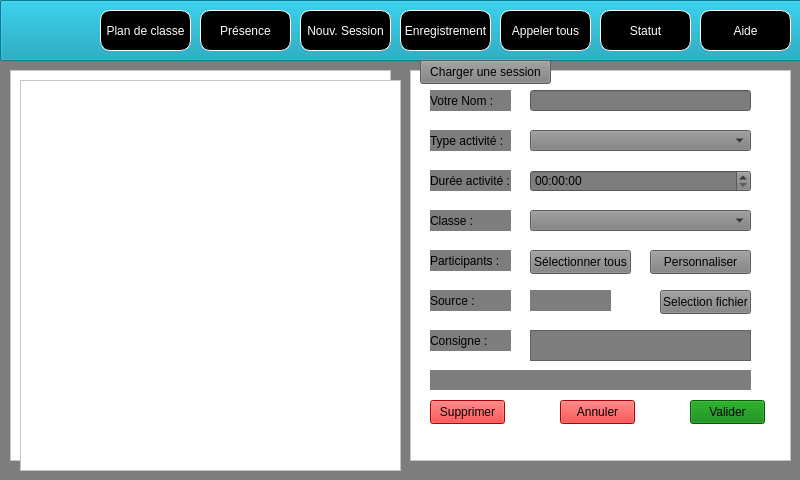
<?xml version="1.0" encoding="UTF-8"?>
<ui version="4.0">
 <class>MainWindow</class>
 <widget class="QMainWindow" name="MainWindow">
  <property name="geometry">
   <rect>
    <x>0</x>
    <y>0</y>
    <width>800</width>
    <height>480</height>
   </rect>
  </property>
  <property name="windowTitle">
   <string>MainWindow</string>
  </property>
  <property name="styleSheet">
   <string notr="true">background-color: #7D7D7D;
color: black;
</string>
  </property>
  <widget class="QWidget" name="centralwidget">
   <widget class="QPushButton" name="LigneHaut">
    <property name="enabled">
     <bool>false</bool>
    </property>
    <property name="geometry">
     <rect>
      <x>0</x>
      <y>0</y>
      <width>821</width>
      <height>61</height>
     </rect>
    </property>
    <property name="autoFillBackground">
     <bool>false</bool>
    </property>
    <property name="styleSheet">
     <string notr="true">background-color: rgb(0, 151, 178);</string>
    </property>
    <property name="text">
     <string/>
    </property>
   </widget>
   <widget class="QPushButton" name="PlanButton">
    <property name="geometry">
     <rect>
      <x>100</x>
      <y>10</y>
      <width>91</width>
      <height>41</height>
     </rect>
    </property>
    <property name="sizePolicy">
     <sizepolicy hsizetype="Preferred" vsizetype="Ignored">
      <horstretch>0</horstretch>
      <verstretch>0</verstretch>
     </sizepolicy>
    </property>
    <property name="styleSheet">
     <string notr="true">background-color: black;
font: 9pt &quot;Segoe UI&quot;;
color: white;
border: 1px solid white;
border-radius: 10px;</string>
    </property>
    <property name="text">
     <string>Plan de classe</string>
    </property>
   </widget>
   <widget class="QPushButton" name="PresenceButton">
    <property name="geometry">
     <rect>
      <x>200</x>
      <y>10</y>
      <width>91</width>
      <height>41</height>
     </rect>
    </property>
    <property name="sizePolicy">
     <sizepolicy hsizetype="Preferred" vsizetype="Ignored">
      <horstretch>0</horstretch>
      <verstretch>0</verstretch>
     </sizepolicy>
    </property>
    <property name="styleSheet">
     <string notr="true">background-color: black;
font: 9pt &quot;Segoe UI&quot;;
color: white;
border: 1px solid white;
border-radius: 10px;</string>
    </property>
    <property name="text">
     <string>Présence</string>
    </property>
   </widget>
   <widget class="QPushButton" name="SessionButton">
    <property name="geometry">
     <rect>
      <x>300</x>
      <y>10</y>
      <width>91</width>
      <height>41</height>
     </rect>
    </property>
    <property name="sizePolicy">
     <sizepolicy hsizetype="Preferred" vsizetype="Ignored">
      <horstretch>0</horstretch>
      <verstretch>0</verstretch>
     </sizepolicy>
    </property>
    <property name="styleSheet">
     <string notr="true">background-color: black;
font: 9pt &quot;Segoe UI&quot;;
color: white;
border: 1px solid white;
border-radius: 10px;</string>
    </property>
    <property name="text">
     <string>Nouv. Session</string>
    </property>
   </widget>
   <widget class="QPushButton" name="AppelButton">
    <property name="geometry">
     <rect>
      <x>500</x>
      <y>10</y>
      <width>91</width>
      <height>41</height>
     </rect>
    </property>
    <property name="sizePolicy">
     <sizepolicy hsizetype="Preferred" vsizetype="Ignored">
      <horstretch>0</horstretch>
      <verstretch>0</verstretch>
     </sizepolicy>
    </property>
    <property name="autoFillBackground">
     <bool>false</bool>
    </property>
    <property name="styleSheet">
     <string notr="true">background-color: black;
font: 9pt &quot;Segoe UI&quot;;
color: white;
border: 1px solid white;
border-radius: 10px;</string>
    </property>
    <property name="text">
     <string>Appeler tous</string>
    </property>
   </widget>
   <widget class="QPushButton" name="StatutButton">
    <property name="geometry">
     <rect>
      <x>600</x>
      <y>10</y>
      <width>91</width>
      <height>41</height>
     </rect>
    </property>
    <property name="sizePolicy">
     <sizepolicy hsizetype="MinimumExpanding" vsizetype="Ignored">
      <horstretch>0</horstretch>
      <verstretch>0</verstretch>
     </sizepolicy>
    </property>
    <property name="autoFillBackground">
     <bool>false</bool>
    </property>
    <property name="styleSheet">
     <string notr="true">background-color: black;
font: 9pt &quot;Segoe UI&quot;;
color: white;
border: 1px solid white;
border-radius: 10px;</string>
    </property>
    <property name="text">
     <string>Statut</string>
    </property>
   </widget>
   <widget class="QPushButton" name="AideButton">
    <property name="geometry">
     <rect>
      <x>700</x>
      <y>10</y>
      <width>91</width>
      <height>41</height>
     </rect>
    </property>
    <property name="sizePolicy">
     <sizepolicy hsizetype="Minimum" vsizetype="MinimumExpanding">
      <horstretch>5</horstretch>
      <verstretch>5</verstretch>
     </sizepolicy>
    </property>
    <property name="autoFillBackground">
     <bool>false</bool>
    </property>
    <property name="styleSheet">
     <string notr="true">background-color: black;
font: 9pt &quot;Segoe UI&quot;;
color: white;
border: 1px solid white;
border-radius: 10px;</string>
    </property>
    <property name="text">
     <string>Aide</string>
    </property>
   </widget>
   <widget class="QPushButton" name="EnregistrementButton">
    <property name="geometry">
     <rect>
      <x>400</x>
      <y>10</y>
      <width>91</width>
      <height>41</height>
     </rect>
    </property>
    <property name="sizePolicy">
     <sizepolicy hsizetype="Preferred" vsizetype="Ignored">
      <horstretch>0</horstretch>
      <verstretch>0</verstretch>
     </sizepolicy>
    </property>
    <property name="styleSheet">
     <string notr="true">background-color: black;
font: 9pt &quot;Segoe UI&quot;;
color: white;
border: 1px solid white;
border-radius: 10px;</string>
    </property>
    <property name="text">
     <string>Enregistrement</string>
    </property>
   </widget>
   <widget class="QGraphicsView" name="PlanClasse">
    <property name="geometry">
     <rect>
      <x>10</x>
      <y>70</y>
      <width>381</width>
      <height>391</height>
     </rect>
    </property>
    <property name="styleSheet">
     <string notr="true">background-color: white;</string>
    </property>
   </widget>
   <widget class="QGraphicsView" name="ParametrageSession">
    <property name="enabled">
     <bool>true</bool>
    </property>
    <property name="geometry">
     <rect>
      <x>410</x>
      <y>70</y>
      <width>381</width>
      <height>391</height>
     </rect>
    </property>
    <property name="styleSheet">
     <string notr="true">background-color: white;</string>
    </property>
   </widget>
   <widget class="QLabel" name="NameLabel">
    <property name="enabled">
     <bool>true</bool>
    </property>
    <property name="geometry">
     <rect>
      <x>430</x>
      <y>90</y>
      <width>81</width>
      <height>21</height>
     </rect>
    </property>
    <property name="styleSheet">
     <string notr="true"/>
    </property>
    <property name="text">
     <string>Votre Nom :</string>
    </property>
   </widget>
   <widget class="QLineEdit" name="NameLineEdit">
    <property name="enabled">
     <bool>true</bool>
    </property>
    <property name="geometry">
     <rect>
      <x>530</x>
      <y>90</y>
      <width>221</width>
      <height>21</height>
     </rect>
    </property>
   </widget>
   <widget class="QLabel" name="ChoixActLabel">
    <property name="enabled">
     <bool>true</bool>
    </property>
    <property name="geometry">
     <rect>
      <x>430</x>
      <y>130</y>
      <width>81</width>
      <height>21</height>
     </rect>
    </property>
    <property name="styleSheet">
     <string notr="true"/>
    </property>
    <property name="text">
     <string>Type activité :</string>
    </property>
   </widget>
   <widget class="QComboBox" name="ChoixActivite">
    <property name="enabled">
     <bool>true</bool>
    </property>
    <property name="geometry">
     <rect>
      <x>530</x>
      <y>130</y>
      <width>221</width>
      <height>21</height>
     </rect>
    </property>
    <property name="styleSheet">
     <string notr="true"/>
    </property>
   </widget>
   <widget class="QLabel" name="DureeLabel">
    <property name="enabled">
     <bool>true</bool>
    </property>
    <property name="geometry">
     <rect>
      <x>430</x>
      <y>170</y>
      <width>81</width>
      <height>21</height>
     </rect>
    </property>
    <property name="styleSheet">
     <string notr="true"/>
    </property>
    <property name="text">
     <string>Durée activité :</string>
    </property>
   </widget>
   <widget class="QTimeEdit" name="DureeActivite">
    <property name="enabled">
     <bool>true</bool>
    </property>
    <property name="geometry">
     <rect>
      <x>530</x>
      <y>170</y>
      <width>221</width>
      <height>22</height>
     </rect>
    </property>
   </widget>
   <widget class="QLabel" name="ConsigneLabel">
    <property name="enabled">
     <bool>true</bool>
    </property>
    <property name="geometry">
     <rect>
      <x>430</x>
      <y>330</y>
      <width>81</width>
      <height>21</height>
     </rect>
    </property>
    <property name="styleSheet">
     <string notr="true"/>
    </property>
    <property name="text">
     <string>Consigne :</string>
    </property>
   </widget>
   <widget class="QTextEdit" name="ConsigneTextEdit">
    <property name="enabled">
     <bool>true</bool>
    </property>
    <property name="geometry">
     <rect>
      <x>530</x>
      <y>330</y>
      <width>221</width>
      <height>31</height>
     </rect>
    </property>
   </widget>
   <widget class="QLabel" name="ClasseLabel">
    <property name="enabled">
     <bool>true</bool>
    </property>
    <property name="geometry">
     <rect>
      <x>430</x>
      <y>210</y>
      <width>81</width>
      <height>21</height>
     </rect>
    </property>
    <property name="styleSheet">
     <string notr="true"/>
    </property>
    <property name="text">
     <string>Classe :</string>
    </property>
   </widget>
   <widget class="QComboBox" name="ChoixClasse">
    <property name="enabled">
     <bool>true</bool>
    </property>
    <property name="geometry">
     <rect>
      <x>530</x>
      <y>210</y>
      <width>221</width>
      <height>21</height>
     </rect>
    </property>
   </widget>
   <widget class="QLabel" name="ParticipantsLabel">
    <property name="enabled">
     <bool>true</bool>
    </property>
    <property name="geometry">
     <rect>
      <x>430</x>
      <y>250</y>
      <width>81</width>
      <height>21</height>
     </rect>
    </property>
    <property name="styleSheet">
     <string notr="true"/>
    </property>
    <property name="text">
     <string>Participants :</string>
    </property>
   </widget>
   <widget class="QPushButton" name="selectAll">
    <property name="enabled">
     <bool>true</bool>
    </property>
    <property name="geometry">
     <rect>
      <x>530</x>
      <y>250</y>
      <width>101</width>
      <height>24</height>
     </rect>
    </property>
    <property name="styleSheet">
     <string notr="true">background-color: gray;</string>
    </property>
    <property name="text">
     <string>Sélectionner tous</string>
    </property>
   </widget>
   <widget class="QPushButton" name="selectManuel">
    <property name="enabled">
     <bool>true</bool>
    </property>
    <property name="geometry">
     <rect>
      <x>650</x>
      <y>250</y>
      <width>101</width>
      <height>24</height>
     </rect>
    </property>
    <property name="styleSheet">
     <string notr="true">background-color: gray;</string>
    </property>
    <property name="text">
     <string>Personnaliser</string>
    </property>
   </widget>
   <widget class="QPushButton" name="validButton">
    <property name="enabled">
     <bool>true</bool>
    </property>
    <property name="geometry">
     <rect>
      <x>690</x>
      <y>400</y>
      <width>75</width>
      <height>24</height>
     </rect>
    </property>
    <property name="styleSheet">
     <string notr="true">background-color: green;</string>
    </property>
    <property name="text">
     <string>Valider</string>
    </property>
   </widget>
   <widget class="QPushButton" name="echapButton">
    <property name="enabled">
     <bool>true</bool>
    </property>
    <property name="geometry">
     <rect>
      <x>560</x>
      <y>400</y>
      <width>75</width>
      <height>24</height>
     </rect>
    </property>
    <property name="styleSheet">
     <string notr="true">background-color: red;</string>
    </property>
    <property name="text">
     <string>Annuler</string>
    </property>
   </widget>
   <widget class="QPushButton" name="delButton">
    <property name="enabled">
     <bool>true</bool>
    </property>
    <property name="geometry">
     <rect>
      <x>430</x>
      <y>400</y>
      <width>75</width>
      <height>24</height>
     </rect>
    </property>
    <property name="styleSheet">
     <string notr="true">background-color: red;</string>
    </property>
    <property name="text">
     <string>Supprimer</string>
    </property>
   </widget>
   <widget class="QLabel" name="errorLabel">
    <property name="enabled">
     <bool>true</bool>
    </property>
    <property name="geometry">
     <rect>
      <x>430</x>
      <y>370</y>
      <width>321</width>
      <height>20</height>
     </rect>
    </property>
    <property name="styleSheet">
     <string notr="true">color: red;</string>
    </property>
    <property name="text">
     <string/>
    </property>
   </widget>
   <widget class="QLabel" name="SourceLabel">
    <property name="enabled">
     <bool>true</bool>
    </property>
    <property name="geometry">
     <rect>
      <x>430</x>
      <y>290</y>
      <width>81</width>
      <height>21</height>
     </rect>
    </property>
    <property name="styleSheet">
     <string notr="true"/>
    </property>
    <property name="text">
     <string>Source :</string>
    </property>
   </widget>
   <widget class="QPushButton" name="SourceButton">
    <property name="enabled">
     <bool>true</bool>
    </property>
    <property name="geometry">
     <rect>
      <x>660</x>
      <y>290</y>
      <width>91</width>
      <height>24</height>
     </rect>
    </property>
    <property name="styleSheet">
     <string notr="true">background-color: gray;</string>
    </property>
    <property name="text">
     <string>Selection fichier</string>
    </property>
   </widget>
   <widget class="QGraphicsView" name="ParametrageEleve">
    <property name="enabled">
     <bool>true</bool>
    </property>
    <property name="geometry">
     <rect>
      <x>20</x>
      <y>80</y>
      <width>381</width>
      <height>391</height>
     </rect>
    </property>
    <property name="styleSheet">
     <string notr="true">background-color: white;</string>
    </property>
   </widget>
   <widget class="QLabel" name="NameSourceLabel">
    <property name="enabled">
     <bool>true</bool>
    </property>
    <property name="geometry">
     <rect>
      <x>530</x>
      <y>290</y>
      <width>81</width>
      <height>21</height>
     </rect>
    </property>
    <property name="styleSheet">
     <string notr="true"/>
    </property>
    <property name="text">
     <string/>
    </property>
   </widget>
   <widget class="QPushButton" name="loadSession">
    <property name="geometry">
     <rect>
      <x>420</x>
      <y>60</y>
      <width>131</width>
      <height>24</height>
     </rect>
    </property>
    <property name="styleSheet">
     <string notr="true">background-color: gray;</string>
    </property>
    <property name="text">
     <string>Charger une session</string>
    </property>
   </widget>
   <zorder>LigneHaut</zorder>
   <zorder>PlanButton</zorder>
   <zorder>PresenceButton</zorder>
   <zorder>SessionButton</zorder>
   <zorder>AppelButton</zorder>
   <zorder>StatutButton</zorder>
   <zorder>AideButton</zorder>
   <zorder>EnregistrementButton</zorder>
   <zorder>PlanClasse</zorder>
   <zorder>ParametrageSession</zorder>
   <zorder>NameLabel</zorder>
   <zorder>NameLineEdit</zorder>
   <zorder>ChoixActLabel</zorder>
   <zorder>ChoixActivite</zorder>
   <zorder>DureeLabel</zorder>
   <zorder>DureeActivite</zorder>
   <zorder>ConsigneLabel</zorder>
   <zorder>ConsigneTextEdit</zorder>
   <zorder>ClasseLabel</zorder>
   <zorder>ChoixClasse</zorder>
   <zorder>ParticipantsLabel</zorder>
   <zorder>selectAll</zorder>
   <zorder>selectManuel</zorder>
   <zorder>validButton</zorder>
   <zorder>echapButton</zorder>
   <zorder>delButton</zorder>
   <zorder>errorLabel</zorder>
   <zorder>SourceLabel</zorder>
   <zorder>SourceButton</zorder>
   <zorder>NameSourceLabel</zorder>
   <zorder>ParametrageEleve</zorder>
   <zorder>loadSession</zorder>
  </widget>
 </widget>
 <resources/>
 <connections/>
</ui>
